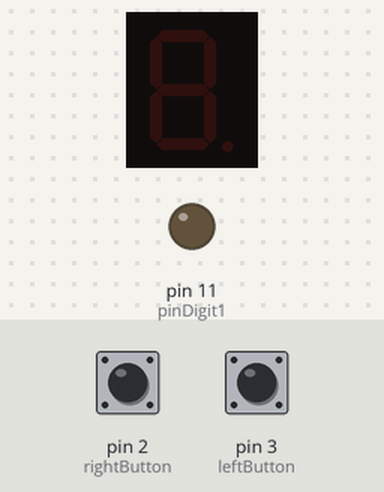
The sketch below on a simulated Arduino Uno, built with avr-gcc and run on an emulated ATmega328P. Shown: 1-digit seven-segment display, output pins drawn as LEDs (lit = HIGH). Wiring (inferred from the names in the program): 1-digit 7-segment display, segments lit when HIGH: segments pin 4, pin 5, pin 6, pin 7, pin 8, pin 9, pin 10. The inputs (shaded band) are chosen by the test bench; at power-on: pin 2 (rightButton) LOW, pin 3 (leftButton) LOW. The segment pins are drawn as the display they are named for; pins used as bus, display or sensor lines are not drawn.

Above: at 1.2 s.
1.3 s: pin 2 (rightButton) pulled HIGH for 0.15 s
At 1.5 s:
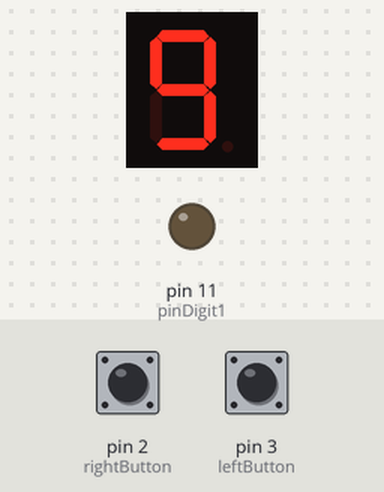
4.3 s: pin 2 (rightButton) pulled HIGH for 3.2 s
At 5.9 s:
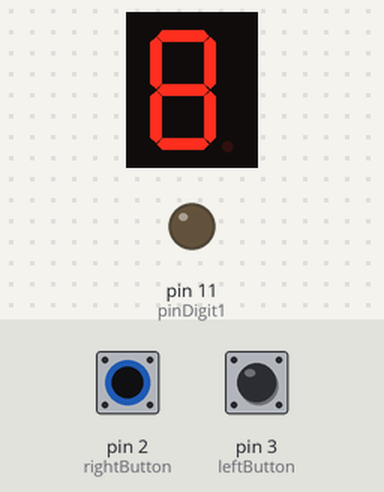
10.4 s: pin 3 (leftButton) pulled HIGH for 0.15 s
At 11.0 s:
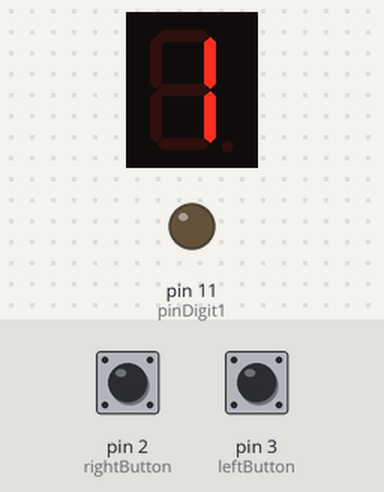
13.5 s: pin 3 (leftButton) pulled HIGH for 1 s
At 14.6 s:
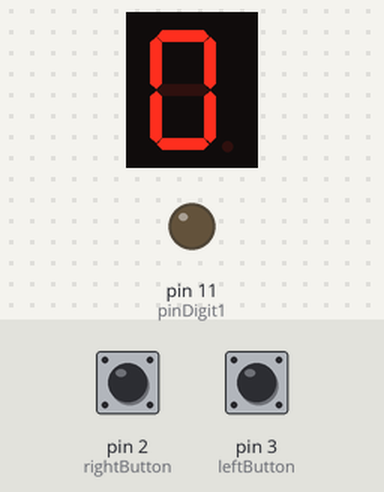
Timing chart, 0 to 16.5 s (numbered marks = the images above; inputs shaded):
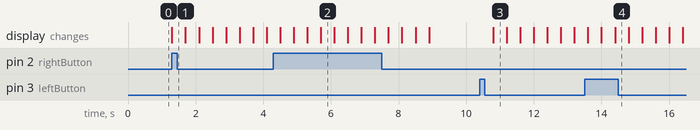

Measured:
- after the input at 1.3 s, the display: changes at once (image 1)
- after the input at 10.4 s, the display: changes after 0.40 s (image 3)
- what the display in image 2 shows lasts 0.4 s, from 5.7 s to 6.1 s

The sketch:

Display.ino
```cpp
// Definición de los pines a utilizar.
const int rightButton = 2;
const int leftButton = 3;
const int pinA = 4;
const int pinB = 5;
const int pinC = 6;
const int pinD = 7;
const int pinE = 8;
const int pinF = 9;
const int pinG = 10;
const int pinDigit1 = 11;

void setup() {
  // Configuración de los pines de la pantalla en modo de salida
  pinMode(pinA, OUTPUT);
  pinMode(pinB, OUTPUT);
  pinMode(pinC, OUTPUT);
  pinMode(pinD, OUTPUT);
  pinMode(pinE, OUTPUT);
  pinMode(pinF, OUTPUT);
  pinMode(pinG, OUTPUT);
  pinMode(pinDigit1, OUTPUT);
  Serial.begin(9600);
}

void showNumber(int num) {
  // Tabla para mostrar los números en el display de 7 segmentos.
  // Cada elemento de la matriz corresponde a los pines A, B, C, D, E, F y G, respectivamente..
  int tabla[10][7] = {
    {1, 1, 1, 1, 1, 1, 0}, // 0
    {0, 1, 1, 0, 0, 0, 0}, // 1
    {1, 1, 0, 1, 1, 0, 1}, // 2
    {1, 1, 1, 1, 0, 0, 1}, // 3
    {0, 1, 1, 0, 0, 1, 1}, // 4
    {1, 0, 1, 1, 0, 1, 1}, // 5
    {1, 0, 1, 1, 1, 1, 1}, // 6
    {1, 1, 1, 0, 0, 0, 0}, // 7
    {1, 1, 1, 1, 1, 1, 1}, // 8
    {1, 1, 1, 1, 0, 1, 1}  // 9
  };

  if (num >= 0 && num <= 9) {
    digitalWrite(pinA, tabla[num][0]);
    digitalWrite(pinB, tabla[num][1]);
    digitalWrite(pinC, tabla[num][2]);
    digitalWrite(pinD, tabla[num][3]);
    digitalWrite(pinE, tabla[num][4]);
    digitalWrite(pinF, tabla[num][5]);
    digitalWrite(pinG, tabla[num][6]);
  }
}

void showAscendente() {
  for (int i = 0; i <= 9; i++) {
    showNumber(i);
    digitalWrite(pinDigit1, HIGH);
    delay(400);
    digitalWrite(pinDigit1, LOW);
    delay(400);
  }
}

void showDescendente() {
  for (int i = 9; i >= 0; i--) {
    showNumber(i);
    digitalWrite(pinDigit1, HIGH);
    delay(400);
    digitalWrite(pinDigit1, LOW);
    delay(400);
  }
}
void loop() {
  // Compruebe el estado del botón derecho.
  if (digitalRead(leftButton) == HIGH) {
    for (int i = 0; i < 10; i++) {
      showNumber(i);
      delay(400); //retraso para evitar lecturas incorrectas.
    }
  }

  // Compruebe el estado del botón izquierdo.
  if (digitalRead(rightButton) == HIGH) {
    for (int i = 9; i >= 0; i--) {
      showNumber(i);
      delay(400); //retraso para evitar lecturas incorrectas.
    }
  }

  // Compruebe si se ha recibido un número del monitor serie.
  if (Serial.available() > 0) {
    int number = Serial.parseInt();
    // Verifica que el número sea de un solo dígito
    if (number >= 0 && number <= 9) {
      showNumber(number);
    }
  }
}
```
